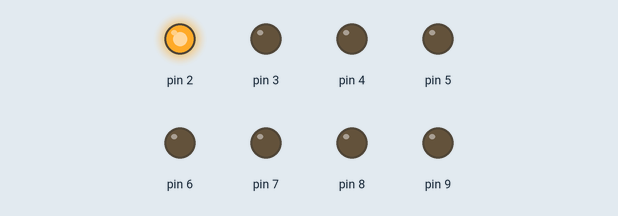
This sketch was run on a simulated Arduino Uno, built with avr-gcc and run on an emulated ATmega328P. On the bench: output pins drawn as LEDs (lit = HIGH).

Above: at 0.05 s.
At 0.35 s:
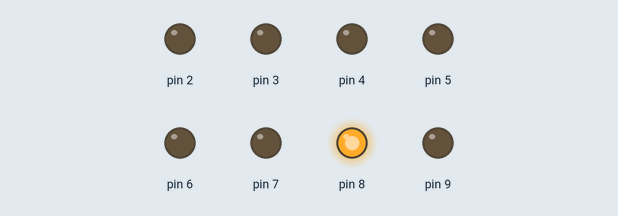
At 0.75 s:
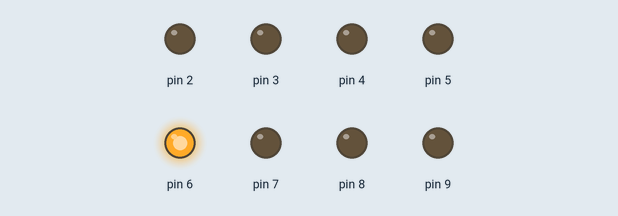
At 1.45 s:
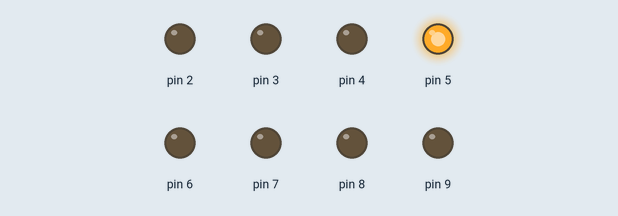
At 2.15 s:
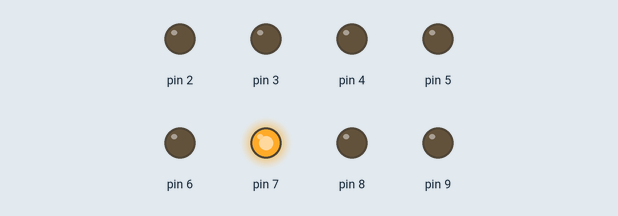
At 2.85 s:
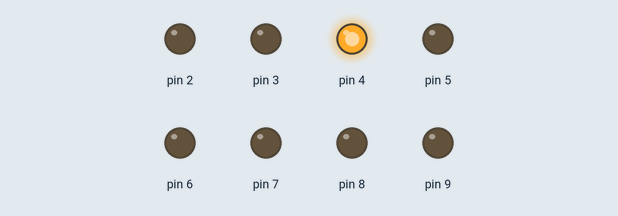
Timing chart, 0 to 3.1 s (numbered marks = the images above):
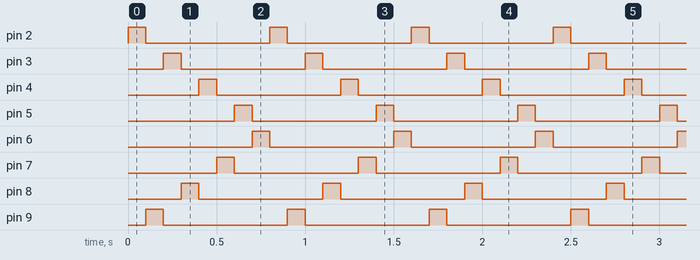

Measured:
- by itself, pin 2–9: alternates HIGH for 0.10 s and LOW for 0.70 s
- by itself, everything shown: repeats every 0.80 s, in 8 steps

The sketch:

blink_jumps.ino
```cpp
void setup() {
    for (int x = 2; x <= 9; x++) {
        pinMode(x, OUTPUT);
    }
}

void blink_led(int x) {
    digitalWrite(x, HIGH);
    delay(100);
    digitalWrite(x, LOW);
}

void loop() {
    for (int x = 0; x <= 3; x++) {
        blink_led(2 + x);
        blink_led(9 - x);
    }
}
```
